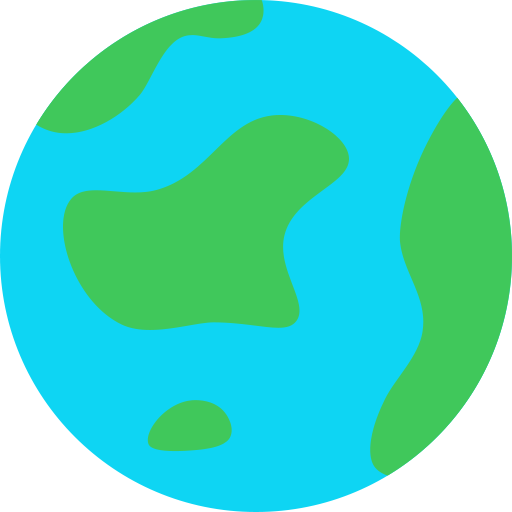
#> input picture ludopy2/glob.png, 512 x 512 px
$ python draw_track.py
#> lines starting #> are read from the running program, lines starting #| are printed output that depends on the picture; after the words box and inside, x2 and y2 are one past the last pixel; in counts of white or black regions, pixels touching at a corner belong together
### ludopy2/visualizer.py
import cv2
import numpy as np
from collections import defaultdict
import os

GOAL_COLOR = (234, 255, 0)
PLAYER_1_COLOR = (74, 214, 39)
PLAYER_1_AREAL_COLOR = (173, 185, 58)
PLAYER_2_COLOR = (210, 219, 105)
PLAYER_2_AREAL_COLOR = (241, 184, 53)
PLAYER_3_COLOR = (46, 171, 255)
PLAYER_3_AREAL_COLOR = (79, 78, 127)
PLAYER_4_COLOR = (255, 107, 107)
PLAYER_4_AREAL_COLOR = (239, 59, 74)
TAILE_BACKGROUND_COLOR = (174, 95, 74)
BOARD_BACKGROUND_COLOR = (186, 202, 215)

TAILE_SICE_FULL = np.array([64, 64])
TAILE_PIECE_R = 20
BOARD_TAILE_SIZE = np.array([17, 20])
BOARS_SIZE = TAILE_SICE_FULL * BOARD_TAILE_SIZE

COLOR_TEST_TAILES = [
    [[8, 3], [8, 4], [8, 5], [8, 6]],
    [[8, 10], [8, 11], [8, 12], [8, 13]],
    [[6, 8], [5, 8], [4, 8], [3, 8]],
    [[10, 8], [11, 8], [12, 8], [13, 8]],
    [[7, 7], [7, 9], [9, 7], [9, 9]],
    [[7, 6], [7, 10], [9, 6], [9, 10]],
    [[13, 4], [4, 3], [3, 12], [12, 13]]
]

GOAL_TAILES = [
    [7, 7],
    [7, 8],
    [7, 9],
    [8, 7],
    [8, 8],
    [8, 9],
    [9, 7],
    [9, 8],
    [9, 9]
]

PLAYER_1_GOAL_AREAL = [
    [14, 7],
    [14, 8],
    [13, 8],
    [12, 8],
    [11, 8],
    [10, 8],
]
PLAYER_1_HOME_TAILES = [
    [12, 3],
    [14, 3],
    [12, 5],
    [14, 5]
]

PLAYER_2_GOAL_AREAL = [
    [7, 2],
    [8, 2],
    [8, 3],
    [8, 4],
    [8, 5],
    [8, 6]
]

PLAYER_2_HOME_TAILES = [
    [5, 2],
    [5, 4],
    [3, 4],
    [3, 2]
]

PLAYER_3_GOAL_AREAL = [
    [2, 9],
    [2, 8],
    [3, 8],
    [4, 8],
    [5, 8],
    [6, 8]
]

PLAYER_3_HOME_TAILES = [
    [2, 11],
    [2, 13],
    [4, 11],
    [4, 13]
]

PLAYER_4_GOAL_AREAL = [
    [9, 14],
    [8, 14],
    [8, 13],
    [8, 12],
    [8, 11],
    [8, 10]
]

PLAYER_4_HOME_TAILES = [
    [11, 14],
    [13, 14],
    [13, 12],
    [11, 12]
]

STARS_TAILES = [
    [15, 8],
    [10, 7],
    [8, 1],
    [7, 6],
    [1, 8],
    [6, 9],
    [8, 15],
    [9, 10]
]

GLOBS_TIALES = [
    [13, 9],
    [14, 7],
    [9, 3],
    [7, 2],
    [3, 7],
    [2, 9],
    [7, 13],
    [9, 14]
]
FREE_TAIALES = [
    [10, 9],
    [11, 9],
    [12, 9],
    [14, 9],
    [15, 9],
    [15, 7],
    [13, 7],
    [12, 7],
    [11, 7],
    [9, 6],
    [9, 5],
    [9, 4],
    [9, 2],
    [9, 1],
    [7, 1],
    [7, 3],
    [7, 4],
    [7, 5],
    [6, 7],
    [5, 7],
    [4, 7],
    [2, 7],
    [1, 7],
    [1, 9],
    [3, 9],
    [4, 9],
    [5, 9],
    [7, 10],
    [7, 11],
    [7, 12],
    [7, 14],
    [7, 15],
    [9, 15],
    [9, 13],
    [9, 12],
    [9, 11]
]

TRACK_PLAYER_1 = np.array(
    [[14, 7], [13, 7], [12, 7], [11, 7], [10, 7], [9, 6], [9, 5], [9, 4], [9, 3], [9, 2], [9, 1], [8, 1], [7, 1],
     [7, 2], [7, 3], [7, 4], [7, 5], [7, 6], [6, 7], [5, 7], [4, 7], [3, 7], [2, 7], [1, 7], [1, 8], [1, 9], [2, 9],
     [3, 9], [4, 9], [5, 9], [6, 9], [7, 10], [7, 11], [7, 12], [7, 13], [7, 14], [7, 15], [8, 15], [9, 15], [9, 14],
     [9, 13], [9, 12], [9, 11], [9, 10], [10, 9], [11, 9], [12, 9], [13, 9], [14, 9], [15, 9], [15, 8], [14, 8],
     [13, 8], [12, 8], [11, 8], [10, 8], [9, 8]])
DIFF_1 = TRACK_PLAYER_1 - TRACK_PLAYER_1[0]
DIFF_2 = np.array([DIFF_1[:, 1], -DIFF_1[:, 0]]).T
DIFF_3 = np.array([-DIFF_1[:, 0], -DIFF_1[:, 1]]).T
DIFF_4 = np.array([-DIFF_1[:, 1], DIFF_1[:, 0]]).T

TRACK_PLAYER_2 = np.array([7, 2]) + DIFF_2
TRACK_PLAYER_3 = np.array([2, 9]) + DIFF_3
TRACK_PLAYER_4 = np.array([9, 14]) + DIFF_4

HOME_TAILES = {
    0: PLAYER_1_HOME_TAILES,
    1: PLAYER_2_HOME_TAILES,
    2: PLAYER_3_HOME_TAILES,
    3: PLAYER_4_HOME_TAILES
}

TRACKS = {
    0: TRACK_PLAYER_1,
    1: TRACK_PLAYER_2,
    2: TRACK_PLAYER_3,
    3: TRACK_PLAYER_4
}

PLAYER_COLORS = {
    0: PLAYER_1_COLOR,
    1: PLAYER_2_COLOR,
    2: PLAYER_3_COLOR,
    3: PLAYER_4_COLOR
}
folder, _ = os.path.split(__file__)

big_glob = cv2.imread(os.path.join(folder, "glob.png"))
#> big_glob is the input picture: shape (512, 512, 3); mean B, G, R 198.5, 218, 81.1
big_glob = cv2.cvtColor(big_glob, cv2.COLOR_BGR2RGB)
small_glob = cv2.resize(big_glob, (40, 40))
glob_mask = cv2.inRange(small_glob, (255, 255, 255), (255, 255, 255)) == 0
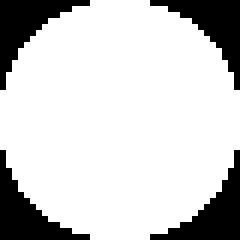
#> glob_mask: shape (40, 40) bool (shown 6 times larger); 80% white; 4 black regions, box (x1, y1, x2, y2) and area: (0, 0, 15, 15) 80, (25, 0, 40, 15) 80, (0, 25, 15, 40) 80, (25, 25, 40, 40) 80

big_star = cv2.imread(os.path.join(folder, "star.png"))
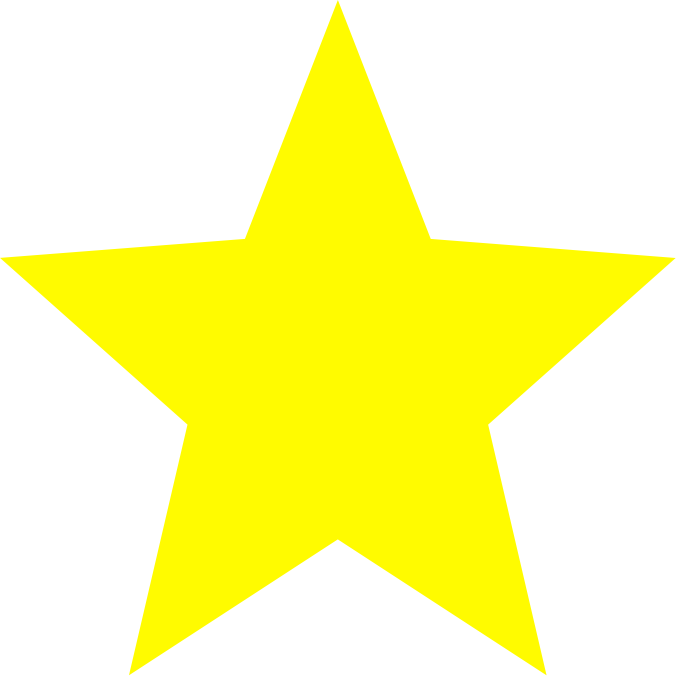
#> input picture ludopy2/star.png, 2048 x 2048 px (shown at 1/3 size)
#> big_star is the input picture: shape (2048, 2048, 3); mean B, G, R 160.1, 253.5, 255
big_star = cv2.cvtColor(big_star, cv2.COLOR_BGR2RGB)
small_star = cv2.resize(big_star, (40, 40))
star_mask = cv2.inRange(small_star, (255, 255, 255), (255, 255, 255)) == 0
#> star_mask: shape (40, 40) bool; 37.3% white; 1 white region, box (x1, y1, x2, y2) and area: (0, 1, 39, 39) 597


def get_taile_cord(n, m):
    top_left = (m * TAILE_SICE_FULL[0], n * TAILE_SICE_FULL[1])
    top_right = ((m + 1) * TAILE_SICE_FULL[0], n * TAILE_SICE_FULL[1])
    bot_left = (m * TAILE_SICE_FULL[0], (n + 1) * TAILE_SICE_FULL[1])
    bot_right = ((m + 1) * TAILE_SICE_FULL[0], (n + 1) * TAILE_SICE_FULL[1])
    center = (top_left[0] + int(np.round((top_right[0] - top_left[0]) / 2)),
              top_left[1] + int(np.round((bot_left[1] - top_left[1]) / 2)))

    return top_left, bot_left, top_right, bot_right, center


def draw_tail(img, n, m, line_color=None, fill_color=None, thickness=2):
    top_left, bot_left, top_right, bot_right, center = get_taile_cord(n, m)

    if fill_color is not None:
        cv2.rectangle(img, top_left, bot_right, fill_color, thickness=-1)
    if line_color is not None:
        cv2.rectangle(img, top_left, bot_right, line_color, thickness)


def get_all_tailes_within(n_start, n_end, m_start, m_end):
    return np.concatenate(np.mgrid[n_start:n_end, m_start:m_end].transpose())


def draw_text(board, text, center, color, thickness=1, fontScale=0.5):
    font = cv2.FONT_HERSHEY_SIMPLEX

    (label_width, label_height), baseline = cv2.getTextSize(text, font, fontScale, thickness)

    bot_left = (center[0] - label_width / 2, center[1] + label_height / 2)
    bot_left = (int(np.round(bot_left[0])), int(np.round(bot_left[1])))

    cv2.putText(board, text, bot_left, font, fontScale, color, thickness, cv2.LINE_AA)


# [5 lines left out: function draw_taile_indxs, not called in this run]


def draw_piece(board, n, m, amount, color, thickness=5, lineType=8, shift=0, text_thickness=2, fontScale=1):
    top_left, bot_left, top_right, bot_right, center = get_taile_cord(n, m)

    cv2.circle(board, center, TAILE_PIECE_R, color, thickness=thickness, lineType=lineType, shift=shift)
    draw_text(board, "{}".format(amount), center, color, thickness=text_thickness, fontScale=fontScale)


def draw_basic_board(draw_taile_number=False):
    board = np.full(shape=(*BOARS_SIZE, 3), fill_value=BOARD_BACKGROUND_COLOR, dtype=np.uint8)

    draw_multi_box(board, (7, 7), (9, 9), line_color=(0, 0, 0), fill_color=GOAL_COLOR)
#> in draw_multi_box, `cv2.rectangle(board, top_left, bot_right, line_color, thickness)`: board: shape (1088, 1280, 3); mean of channels 0, 1, 2 186.9, 203, 209.1

    for n, m in STARS_TAILES + GLOBS_TIALES + FREE_TAIALES:
        draw_tail(board, n, m, line_color=(0, 0, 0), fill_color=TAILE_BACKGROUND_COLOR)
#> board: shape (1088, 1280, 3); mean of channels 0, 1, 2 181.4, 184, 185.1

    for n, m in PLAYER_1_HOME_TAILES + PLAYER_1_GOAL_AREAL:
        draw_tail(board, n, m, line_color=(0, 0, 0), fill_color=PLAYER_1_AREAL_COLOR)
#> board: shape (1088, 1280, 3); mean of channels 0, 1, 2 180.6, 183.3, 180.7

    for n, m in PLAYER_2_HOME_TAILES + PLAYER_2_GOAL_AREAL:
        draw_tail(board, n, m, line_color=(0, 0, 0), fill_color=PLAYER_2_AREAL_COLOR)
#> board: shape (1088, 1280, 3); mean of channels 0, 1, 2 181.6, 182.5, 176.2

    for n, m in PLAYER_3_HOME_TAILES + PLAYER_3_GOAL_AREAL:
        draw_tail(board, n, m, line_color=(0, 0, 0), fill_color=PLAYER_3_AREAL_COLOR)
#> board: shape (1088, 1280, 3); mean of channels 0, 1, 2 178.3, 179, 173.6

    for n, m in PLAYER_4_HOME_TAILES + PLAYER_4_GOAL_AREAL:
        draw_tail(board, n, m, line_color=(0, 0, 0), fill_color=PLAYER_4_AREAL_COLOR)
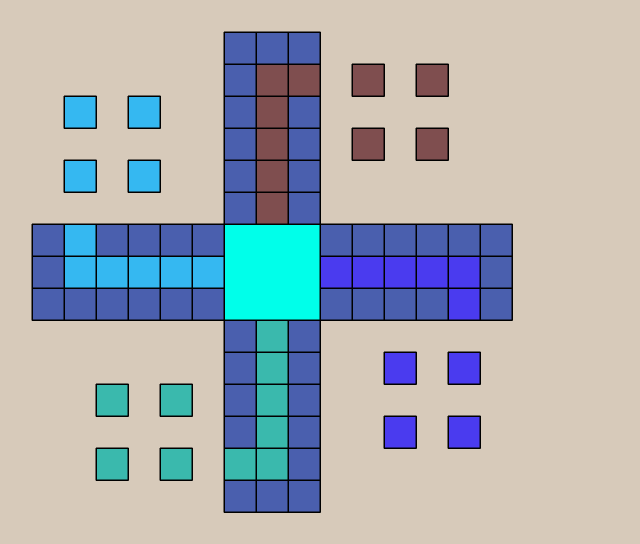
#> board: shape (1088, 1280, 3) (shown at 1/2 size); mean of channels 0, 1, 2 179.2, 174.9, 169.6; drawn as B, G, R

    for n, m in GLOBS_TIALES:
        put_image_at_taile(board, small_glob, n, m, glob_mask)
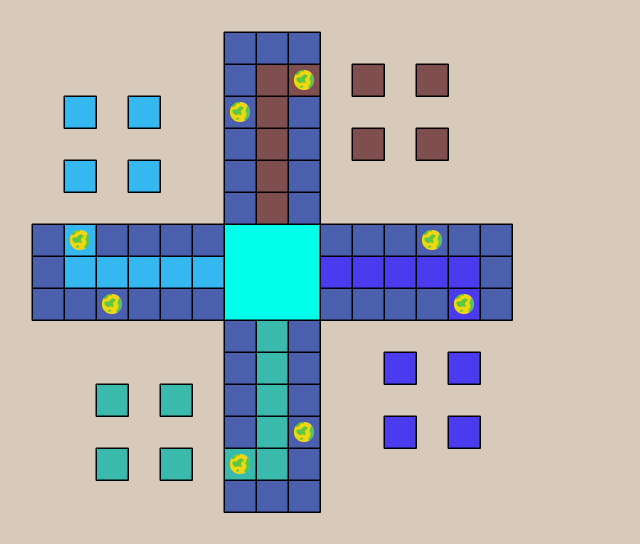
#> board: shape (1088, 1280, 3) (shown at 1/2 size); 0.74% of pixels changed, all inside (x1, y1, x2, y2) = (140, 140, 948, 948); drawn as B, G, R

    for n, m in STARS_TAILES:
        put_image_at_taile(board, small_star, n, m, star_mask)
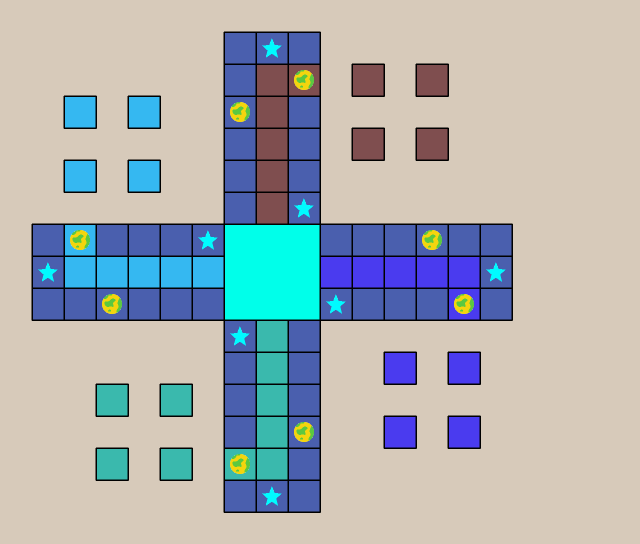
#> board: shape (1088, 1280, 3) (shown at 1/2 size); 0.34% of pixels changed, all inside (x1, y1, x2, y2) = (76, 77, 1011, 1011); drawn as B, G, R

    if draw_taile_number:
        draw_taile_indxs(board)

    return board


# [27 lines left out: functions get_tailes_player, get_tailes, draw_players, not called in this run]


def draw_multi_box(board, top_left_taile, bottom_right_taile, line_color=None, fill_color=None, thickness=2):
    top_left, _, _, _, _ = get_taile_cord(top_left_taile[0], top_left_taile[1])
    _, _, _, bot_right, _ = get_taile_cord(bottom_right_taile[0], bottom_right_taile[1])

    if fill_color is not None:
        cv2.rectangle(board, top_left, bot_right, fill_color, thickness=-1)
    if line_color is not None:
        cv2.rectangle(board, top_left, bot_right, line_color, thickness)


# [5 lines left out: function draw_dice_backgound, not called in this run]


def draw_dice(board, dice, player):
    _, _, _, bot_right, _ = get_taile_cord(3, 17)
    draw_text(board, "{}".format(dice), bot_right, PLAYER_COLORS[player], fontScale=3, thickness=3)


# [5 lines left out: function draw_move_count_backgound, not called in this run]


def draw_move_count(board, count):
    _, _, _, bot_right, center = get_taile_cord(1, 17)
    draw_text(board, "{}".format(count), (bot_right[0], center[1]), (0, 0, 0), fontScale=1, thickness=2)


# [59 lines left out: functions draw_moment, save_video, save_hist_video, not called in this run]


def put_image_at_taile(board, image, n, m, mask=None):
    if mask is None:
        mask = np.full(shape=image.shape[:2], fill_value=True)

    top_left, bot_left, top_right, bot_right, center = get_taile_cord(n, m)

    image_hight, image_width = image.shape[:2]

    board[center[1] - image_hight // 2:center[1] + image_hight // 2,
          center[0] - image_width // 2:center[0] + image_width // 2][mask] = image[mask]


def make_video_from_hist_file(hist_file, video_out, fps=8, frame_size=None, fourcc=None):
    hist = np.load(hist_file, allow_pickle=True)
    save_hist_video(video_out, hist, fps=fps, frame_size=frame_size, fourcc=fourcc)


# [4 lines left out: function make_img_of_board, not called in this run]

### dev/draw_track.py
from ludopy2 import visualizer
import cv2

board = visualizer.draw_basic_board(draw_taile_number=False)

for n, m in visualizer.PLAYER_1_HOME_TAILES:
    visualizer.draw_piece(board, n, m, 0, (0, 0, 0))
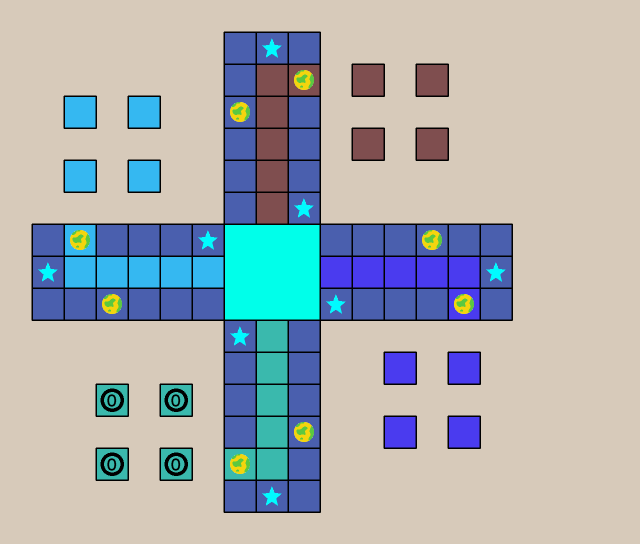
#> board: shape (1088, 1280, 3) (shown at 1/2 size); 0.33% of pixels changed, all inside (x1, y1, x2, y2) = (201, 777, 376, 952); drawn as B, G, R

for i, (n, m) in enumerate(visualizer.TRACK_PLAYER_1):
    visualizer.draw_piece(board, n, m, i+1, (0, 0, 0))
#> this loop made 57 passes
#> (n, m) on passes 1 to 9: (14, 7), (13, 7), (12, 7), (11, 7), (10, 7), (9, 6), (9, 5), (9, 4), (9, 3)
#> (n, m) on passes 43 to 48: (9, 11), (9, 10), (10, 9), (11, 9), (12, 9), (13, 9)
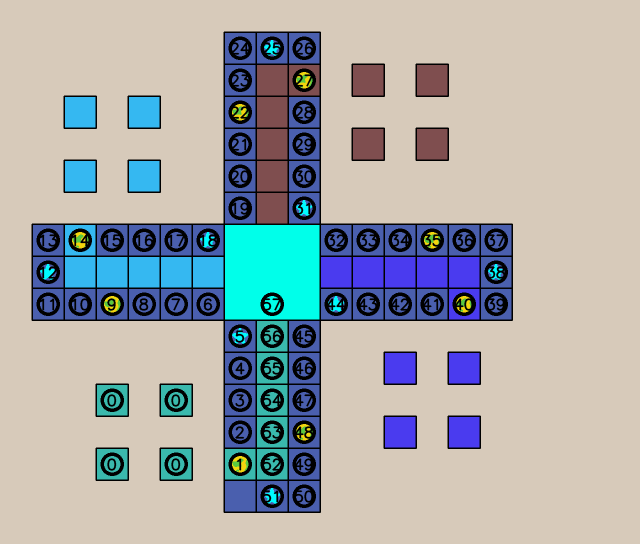
#> board: shape (1088, 1280, 3) (shown at 1/2 size); 5.14% of pixels changed, all inside (x1, y1, x2, y2) = (73, 73, 1016, 1016); drawn as B, G, R

board = cv2.cvtColor(board, cv2.COLOR_RGB2BGR)
cv2.namedWindow("Board", cv2.WINDOW_NORMAL)
cv2.resizeWindow("Board", 640, 480)
cv2.imwrite("track.png", board)
cv2.imshow("Board", board)
cv2.waitKey(0)
cv2.destroyAllWindows()
